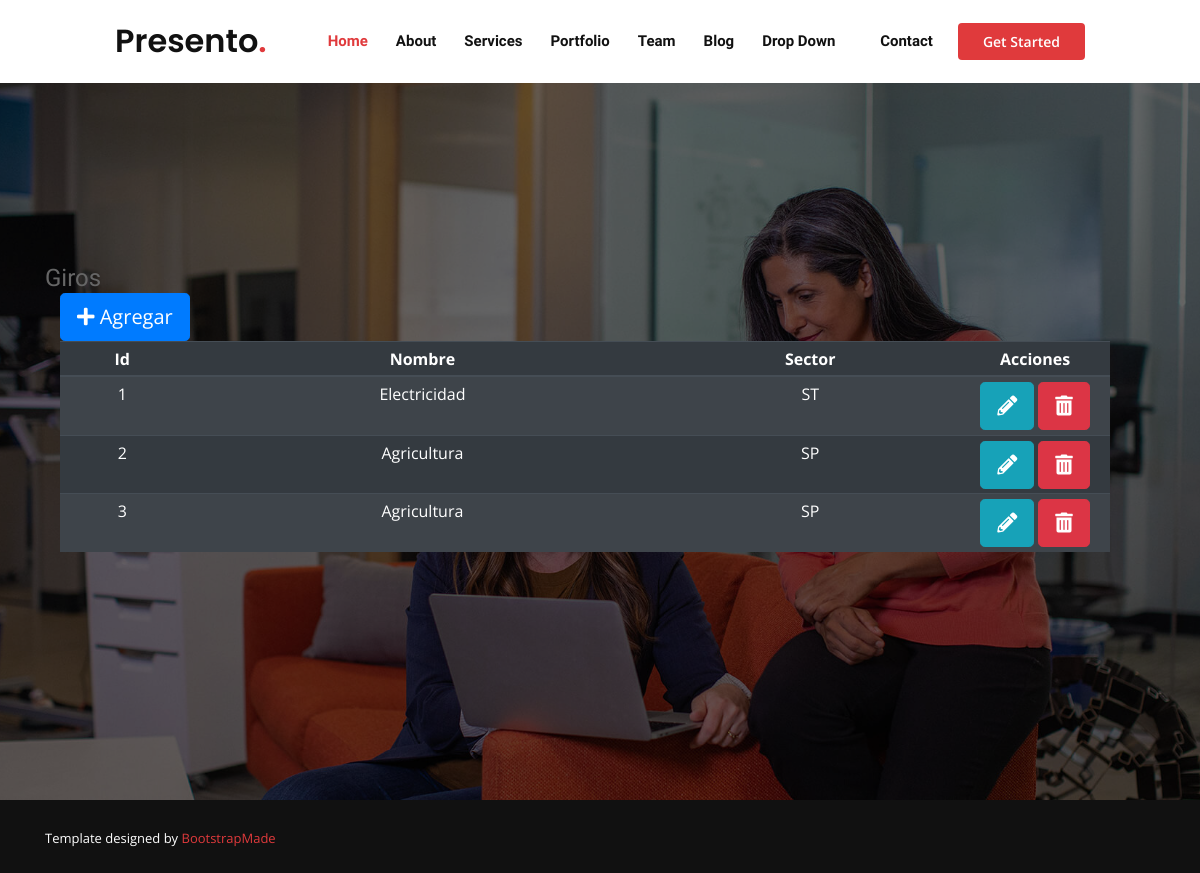
The page /giros/giros on the database as committed earlier.
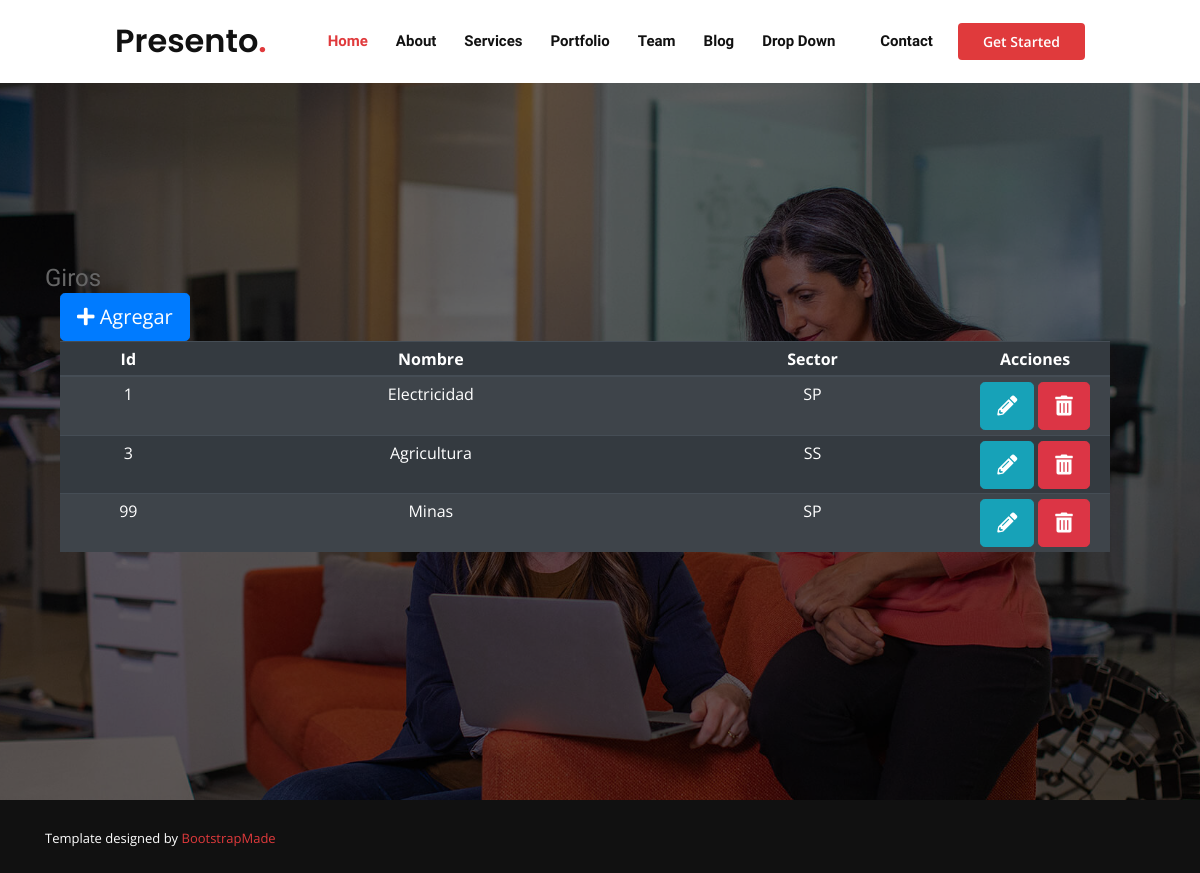
The same page on the database as committed later.
### giros/models.py (models this page shows, shortened)
class Giro(models.Model):
    SECTOR = (
        ('SP', 'Sector primario'),
        ('SS', 'Sector secundario'),
        ('ST', 'Sector terciario'),
    )
    idGiro = models.PositiveIntegerField(primary_key=True, validators=[MinValueValidator(1), MaxValueValidator(99)])
    nombreGiro = models.CharField(max_length=100)
    sector = models.CharField(choices=SECTOR, max_length=2)

### giros/views.py (the view)
# urls.py: path('giros', MostrarGiros.as_view(), name = 'administrar_giros'),
class MostrarGiros(ListView):
    model = Giro
    template_name = 'giros/administrar_giros.html'

### templates/giros/administrar_giros.html (shortened to what this page needs)
{% extends 'Base/base.html' %}
{% block content %}
  <div class="container-fluid">
   <div class="container">
     <h2>Giros</h2>
    <div class="col-sm">
      <div class="row container">
        <a class="btn btn-primary btn-lg" href="{% url 'giros:crear_giro' %}"><i class="fas fa-plus"></i> Agregar</a>
        </div>
        <div class="row container text-center">
          <table class="table table-striped table-dark table-sm">
            <thead class="table-dark">
              <tr>
                <th scope="col" align="center">Id</th>
                <th scope="col">Nombre</th>
                <th scope="col">Sector</th>
                <th scope="col" width="150px">Acciones</th>
              </tr>
            </thead>
            <tbody>
              {% for row in object_list%}
              <tr>
                <td>{{ row.idGiro}}</td>
                <td>{{ row.nombreGiro}}</td>
                <td>{{ row.sector}}</td>
                <td>
                  <a href="{% url 'giros:modificar_giro' row.pk %}" class="btn-info btn btn-lg">
                    <i class="fas fa-pencil-alt"></i>
                  </a>
                  <button class="btn-danger btn btn-lg" data-toggle='modal' data-target='#deleteModal' data-pk='{{ row.pk }}'>
                    <i class="fas fa-trash-alt"></i>
                  </button>
                </td>
              </tr>
              {% endfor %}
            </tbody>
          </table>
        </div>
      </div>
    </div>
  </div>
  {% endblock %}

### templates/Base/base.html (shortened to what this page needs)
{% load static %}
<!DOCTYPE html>
<html lang="en">
<head>
  <link rel="stylesheet" href="https://use.fontawesome.com/releases/v5.7.0/css/all.css">
  <link href="{% static 'assets/vendor/bootstrap/css/bootstrap.min.css' %}" rel="stylesheet">
  <link href="{% static 'assets/vendor/icofont/icofont.min.css' %}" rel="stylesheet">
  <link href="{% static 'assets/vendor/boxicons/css/boxicons.min.css' %}" rel="stylesheet">
  <link href="{% static 'assets/vendor/owl.carousel/assets/owl.carousel.min.css' %}" rel="stylesheet">
  <link href="{% static 'assets/vendor/remixicon/remixicon.css' %}" rel="stylesheet">
  <link href="{% static 'assets/vendor/venobox/venobox.css' %}" rel="stylesheet">
  <link href="{% static 'assets/vendor/aos/aos.css' %}" rel="stylesheet">
  <link href="{% static 'assets/css/style.css' %}" rel="stylesheet">
</head>
<body>
  <header id="header" class="fixed-top">
    <div class="container-fluid">
      <div class="row justify-content-center">
        <div class="col-xl-10 d-flex align-items-center">
          <h1 class="logo mr-auto"><a href="index.html">Presento<span>.</span></a></h1>
          <nav class="nav-menu d-none d-lg-block">
            <ul>
              <li class="active"><a href="#header">Home</a></li>
              <li><a href="#about">About</a></li>
              <li><a href="#services">Services</a></li>
              <li><a href="#portfolio">Portfolio</a></li>
              <li><a href="#team">Team</a></li>
              <li><a href="blog.html">Blog</a></li>
              <li class="drop-down"><a href="">Drop Down</a>
              </li>
              <li><a href="#contact">Contact</a></li>
            </ul>
          </nav>
          <a href="#about" class="get-started-btn scrollto">Get Started</a>
        </div>
      </div>
    </div>
  </header>
  <section id="hero" class="d-flex align-items-center">
  {% block content %}
  {% endblock %}
  </section>
  <footer id="footer">
    <div class="container d-md-flex py-4">
      <div class="mr-md-auto text-center text-md-left">
        <div class="credits">
          Template designed by <a href="https://bootstrapmade.com/">BootstrapMade</a>
        </div>
      </div>
    </div>
  </footer>
</body>
</html>

### static/assets/css/style.css (style rules this page uses)
body { font-family: "Open Sans", sans-serif; color: #444444; }
a { color: #e03a3c; }
h1, h2, h3, h4, h5, h6 { font-family: "Raleway", sans-serif; }
#header { background: #fff; transition: all 0.5s; z-index: 997; padding: 20px 0; }
#header .logo { font-size: 32px; margin: 0; padding: 0; line-height: 1; font-weight: 600; font-family: "Poppins", sans-serif; }
#header .logo a { color: #111111; }
#header .logo a span { color: #e03a3c; }
.nav-menu ul { margin: 0; padding: 0; list-style: none; }
.nav-menu > ul { display: flex; }
.nav-menu > ul > li { position: relative; white-space: nowrap; padding: 10px 0 10px 28px; }
.nav-menu a { display: block; position: relative; color: #111111; transition: 0.3s; font-size: 15px; font-weight: 600; font-family: "Raleway", sans-serif; }
.nav-menu a:hover, .nav-menu .active > a, .nav-menu li:hover > a { color: #e03a3c; }
.nav-menu .drop-down > a:after { content: "\ea99"; font-family: IcoFont; padding-left: 5px; }
.get-started-btn { margin-left: 25px; background: #e03a3c; color: #fff; border-radius: 4px; padding: 8px 25px; white-space: nowrap; transition: 0.3s; font-size: 14px; font-weight: 600; display: inline-block; }
.mobile-nav { position: fixed; top: 55px; right: 15px; bottom: 15px; left: 15px; z-index: 9999; overflow-y: auto; background: #fff; transition: ease-in-out 0.2s; opacity: 0; visibility: hidden; border-radius: 10px; padding: 10px 0; }
.mobile-nav * { margin: 0; padding: 0; list-style: none; }
.mobile-nav a { display: block; position: relative; color: #111111; padding: 10px 20px; font-weight: 500; outline: none; }
.mobile-nav a:hover, .mobile-nav .active > a, .mobile-nav li:hover > a { color: #e03a3c; text-decoration: none; }
.mobile-nav .drop-down > a:after { content: "\ea99"; font-family: IcoFont; padding-left: 10px; position: absolute; right: 15px; }
.mobile-nav .drop-down > a { padding-right: 35px; }
#hero { width: 100%; height: 100vh; background: url("../img/hero-bg.jpg") top center no-repeat; background-size: cover; position: relative; padding-top: 82px; }
#hero:before { content: ""; background: rgba(0, 0, 0, 0.6); position: absolute; bottom: 0; top: 0; left: 0; right: 0; }
#hero h2 { color: #fff; margin: 10px 0 0 0; font-size: 24px; }
section { padding: 60px 0; overflow: hidden; position: relative; }
#footer { color: #fff; font-size: 14px; background: #111111; }
#footer .credits { padding-top: 5px; font-size: 13px; }

Rows that differ between the two databases and show on the page:
removed Giro: idGiro "2", nombreGiro "Agricultura", sector "SP"
changed Giro "Electricidad": sector "ST" → "SP"
changed Giro "Agricultura": sector "SP" → "SS"
added Giro: idGiro "99", nombreGiro "Minas", sector "SP"
